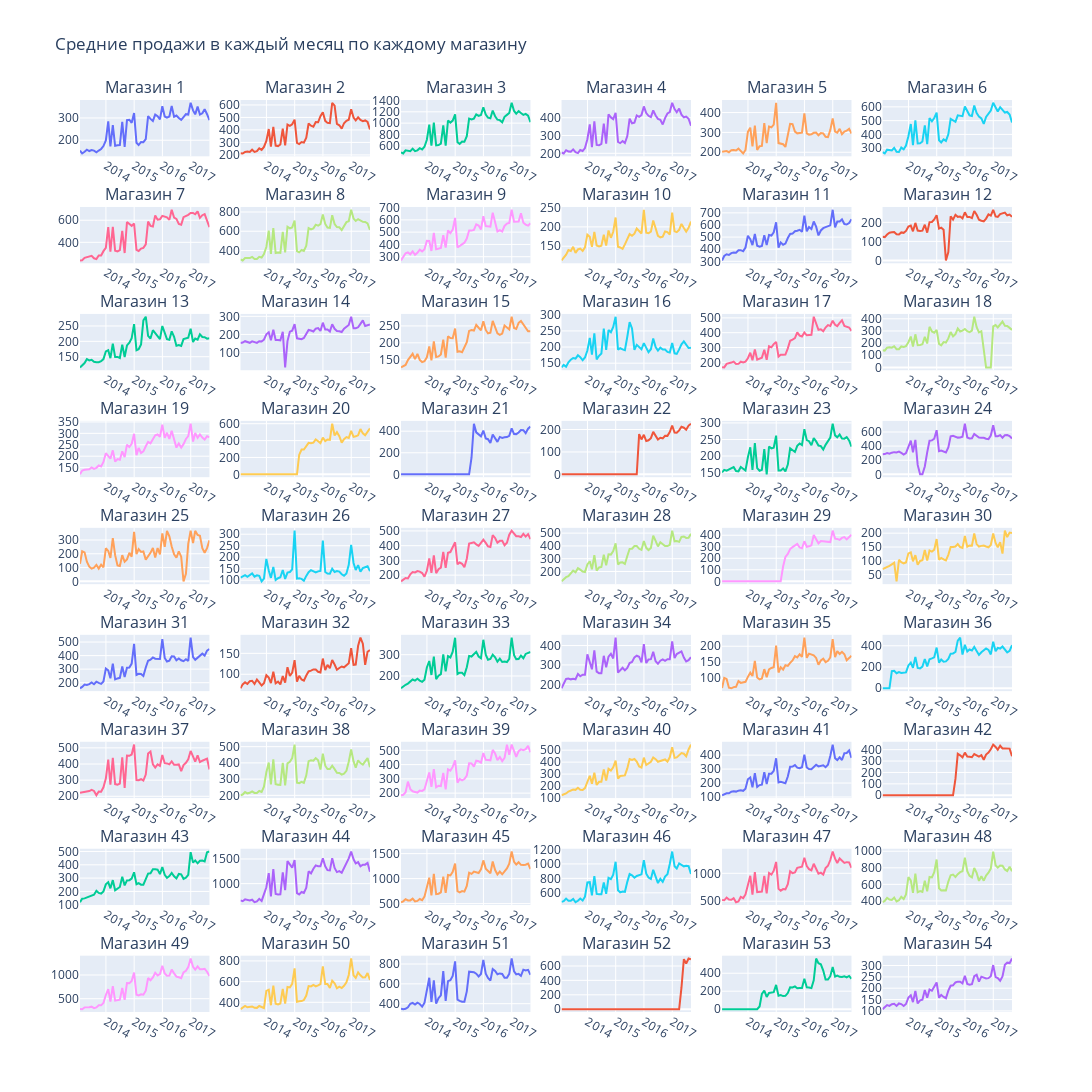

Source (notebook cell):
### Markdown cell above
Построим графики со средними ежемесячными продажами в каждом магазине.

### Code cell
grouped = pd.DataFrame(df.set_index('date').groupby('store_nbr').sales.resample('M').mean())
grouped = grouped.reset_index()

ncols=6
nrows=9
store=1

subplot_titles = []
for store_nbr in range(1, 55):
    subplot_titles.append('Магазин ' + str(store_nbr))

fig = make_subplots(
    rows=nrows,
    cols=ncols,
    subplot_titles=subplot_titles)

for row in range(1, nrows+1):
    for col in range(1, ncols+1):
        if store <= 55:
            temp = grouped[grouped.store_nbr==store]
            fig.add_trace(go.Scatter(x=temp['date'], y=temp['sales']), row=row, col=col)
            store+=1

fig.update_layout(height=1200, width=1400, title_text='Средние продажи в каждый месяц по каждому магазину', showlegend=False)
fig.show()

display(Image(filename='img/monthly_sales_avg_by_shop.png', width=800))
